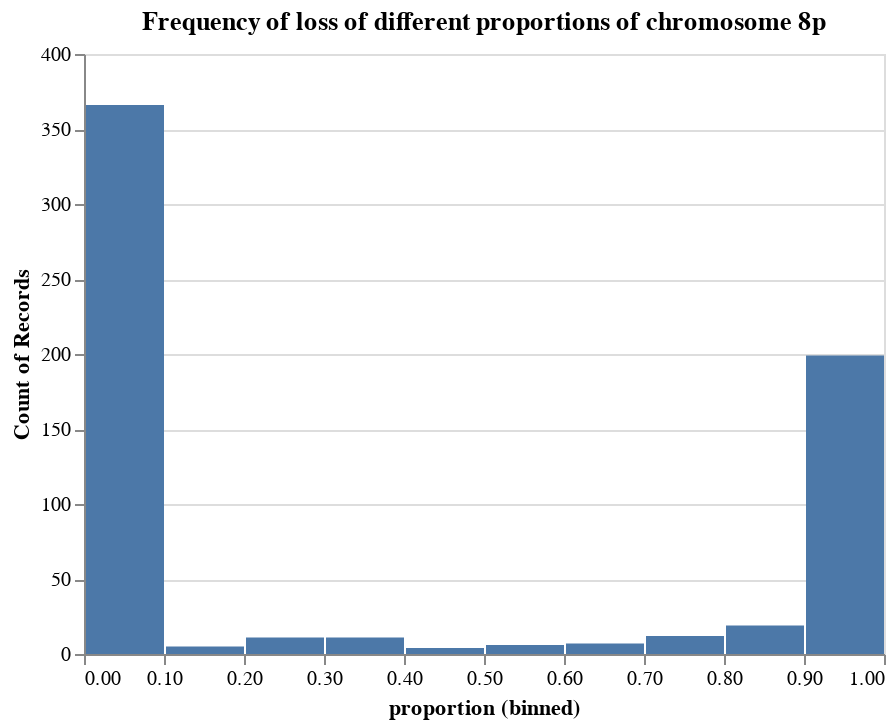

Source (notebook cell):
### Code cell
# All together
all_cancers_histo = alt.Chart(has_event).mark_bar().encode(
    x=alt.X(
        "proportion",
        bin=True
    ),
    y="count()",
).properties(
    title=f"Frequency of {EVENT_TYPE} of different proportions of chromosome {CHROMOSOME}{ARM}"
)

all_cancers_histo

### Figure 1 — Vega-Lite specification as saved in the notebook (floating-point values rounded to 4 significant figures; data arrays with more than 128 entries replaced by an {"elided": "..."} marker saying what was removed)
{"config": {"view": {"continuousWidth": 400, "continuousHeight": 300}}, "data": {"name": "data-7174b6bdb26ba4aa4a23fbe8e1460062"}, "mark": "bar", "encoding": {"x": {"bin": true, "field": "proportion", "type": "quantitative"}, "y": {"aggregate": "count", "type": "quantitative"}}, "title": "Frequency of loss of different proportions of chromosome 8p", "$schema": "https://vega.github.io/schema/vega-lite/v4.17.0.json", "datasets": {"data-7174b6bdb26ba4aa4a23fbe8e1460062": {"elided": "640 records"}}}
